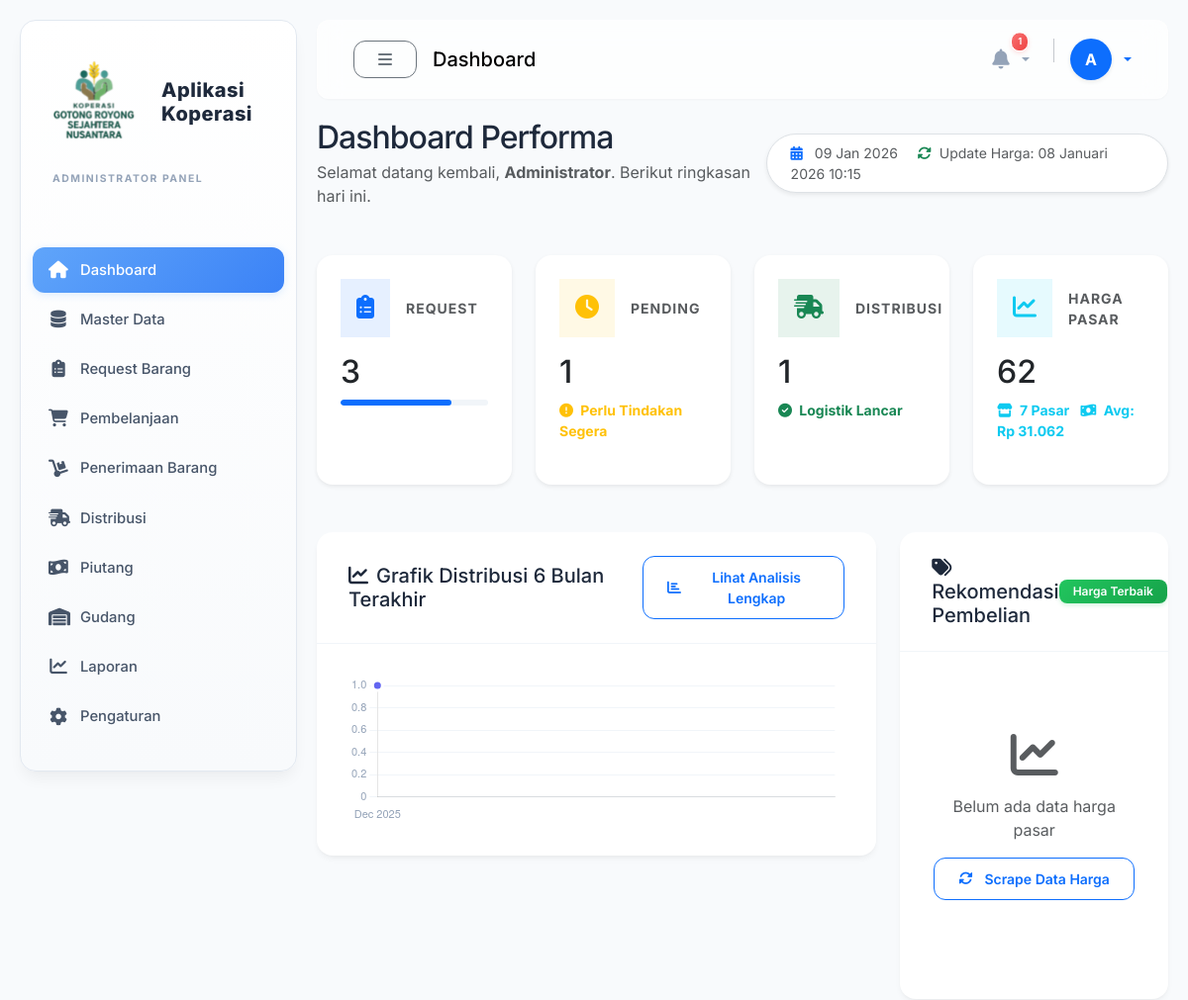
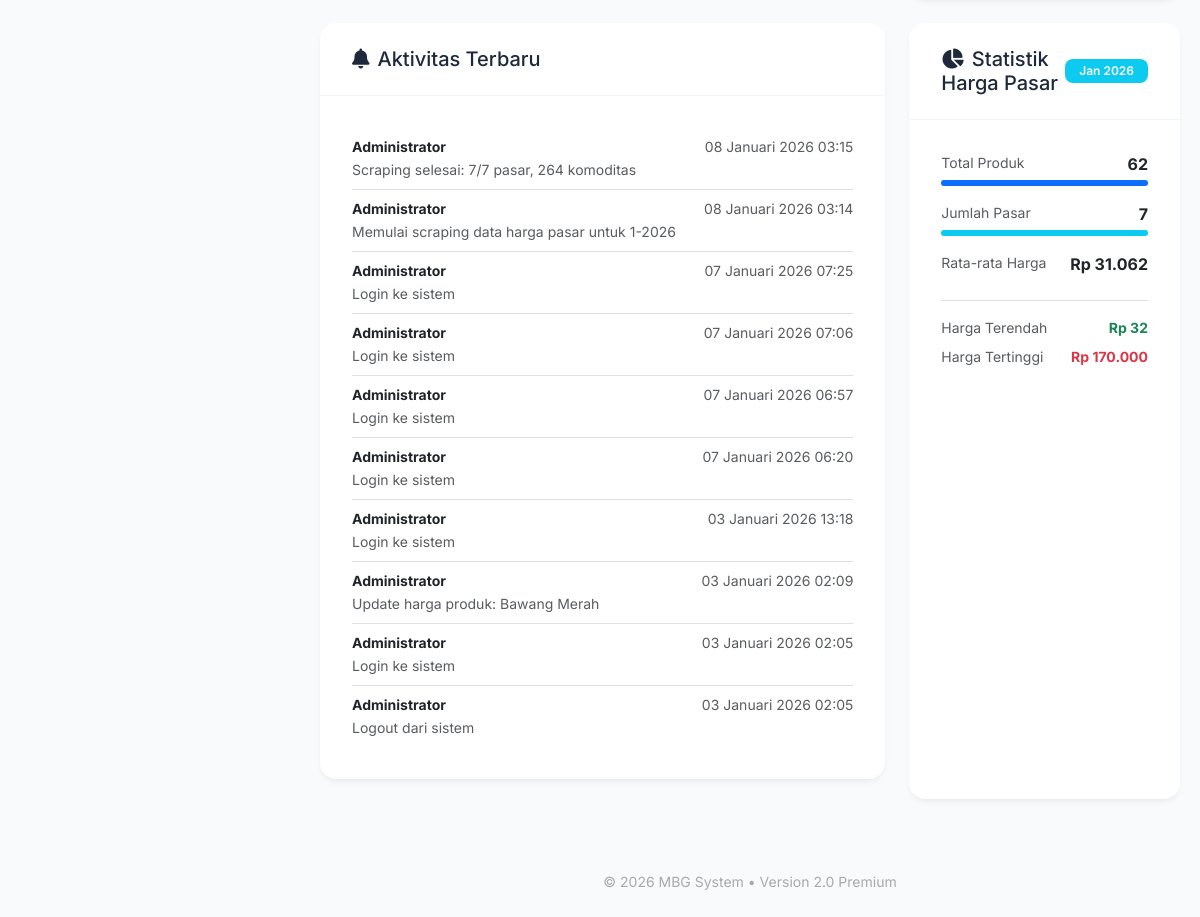
The app's page /modules/dashboard/index.php (signed in) with its own data (2 pictures, top to bottom).
### tables this page shows
CREATE TABLE `log_activity` (
  `id` int(11) NOT NULL,
  `user_id` int(11) NOT NULL,
  `activity` varchar(255) NOT NULL,
  `module` varchar(50) DEFAULT NULL COMMENT 'request/pembelanjaan/distribusi/dll',
  `reference_id` int(11) DEFAULT NULL,
  `ip_address` varchar(45) DEFAULT NULL,
  `user_agent` text DEFAULT NULL,
  `created_at` timestamp NOT NULL DEFAULT current_timestamp()
);

CREATE TABLE `users` (
  `id` int(11) NOT NULL,
  `username` varchar(50) NOT NULL,
  `password` varchar(255) NOT NULL,
  `nama_lengkap` varchar(100) NOT NULL,
  `email` varchar(100) DEFAULT NULL,
  `no_hp` varchar(20) DEFAULT NULL,
  `role` enum('admin','koperasi','gudang','kantor') NOT NULL,
  `kantor_id` int(11) DEFAULT NULL,
  `foto` varchar(255) DEFAULT NULL,
  `status` enum('aktif','nonaktif') DEFAULT 'aktif',
  `created_at` timestamp NOT NULL DEFAULT current_timestamp(),
  `updated_at` timestamp NULL DEFAULT NULL ON UPDATE current_timestamp()
);

### modules/dashboard/index.php (the view, shortened to what the rows shown need)
<?php
require_once '../../includes/header.php';
require_once '../../config/database_extended.php';
$user_role = get_user_data('role');
if ($user_role == 'admin') {
    $total_request = db_get_row("SELECT COUNT(*) as total FROM request")['total'];
    $pending_request = db_get_row("SELECT COUNT(*) as total FROM request WHERE status = 'pending'")['total'];
    $total_distribusi = db_get_row("SELECT COUNT(*) as total FROM distribusi")['total'];
    $market_stats = get_market_price_stats(date('Y'), date('n'));
    $total_produk_pasar = $market_stats['total_produk'] ?? 0;
    $chart_query = "SELECT DATE_FORMAT(tanggal_kirim, '%Y-%m') as bulan, COUNT(*) as total
                    FROM distribusi
                    WHERE tanggal_kirim >= DATE_SUB(NOW(), INTERVAL 6 MONTH)
                    GROUP BY bulan
                    ORDER BY bulan ASC";
    $chart_data = db_get_all($chart_query);
}
require_once '../../includes/sidebar.php';
require_once '../../includes/navbar.php';
?>
<div class="row mb-5">
    <div class="col-12">
        <div class="d-flex align-items-center justify-content-between">
            <div>
                <h2 class="fw-800 mb-1" style="letter-spacing: -1px;">Dashboard Performa</h2>
            </div>
        </div>
    </div>
</div>
<div class="row gx-4">
    <?php if ($user_role == 'admin'): ?>
    <div class="col-xl-3 col-md-6 mb-4">
        <div class="card border-0 shadow-sm h-100 position-relative overflow-hidden">
            <div class="card-body p-4">
                <h2 class="fw-800 mb-2"><?= format_number($total_request) ?></h2>
            </div>
        </div>
    </div>
    <div class="col-xl-3 col-md-6 mb-4">
        <div class="card border-0 shadow-sm h-100 position-relative overflow-hidden">
            <div class="card-body p-4">
                <h2 class="fw-800 mb-2"><?= format_number($pending_request) ?></h2>
            </div>
        </div>
    </div>
    <div class="col-xl-3 col-md-6 mb-4">
        <div class="card border-0 shadow-sm h-100 position-relative overflow-hidden">
            <div class="card-body p-4">
                <h2 class="fw-800 mb-2"><?= format_number($total_distribusi) ?></h2>
            </div>
        </div>
    </div>
    <div class="col-xl-3 col-md-6 mb-4">
        <div class="card border-0 shadow-sm h-100 position-relative overflow-hidden">
            <div class="card-body p-4">
                <h2 class="fw-800 mb-2"><?= format_number($total_produk_pasar) ?></h2>
            </div>
        </div>
    </div>
    <?php endif; ?>
</div>
<?php if ($user_role == 'admin'): ?>
<div class="row mt-4">
    <div class="col-lg-8">
        <div class="card">
            <div class="card-body">
                <?php
                $activities = db_get_all("SELECT la.*, u.nama_lengkap
                                          FROM log_activity la
                                          INNER JOIN users u ON la.user_id = u.id
                                          ORDER BY la.created_at DESC LIMIT 10");
                ?>
                <div class="list-group list-group-flush">
                    <?php foreach ($activities as $act): ?>
                    <div class="list-group-item px-0">
                        <div class="d-flex w-100 justify-content-between">
                            <small class="fw-bold"><?= $act['nama_lengkap'] ?></small>
                            <small class="text-muted"><?= format_datetime($act['created_at']) ?></small>
                        </div>
                        <small class="text-muted"><?= $act['activity'] ?></small>
                    </div>
                    <?php endforeach; ?>
                </div>
            </div>
        </div>
    </div>
</div>
<?php endif; ?>
<?php
if ($user_role == 'admin') {
    $chart_labels = [];
    $chart_values = [];
    foreach ($chart_data as $data) {
        $chart_labels[] = date('M Y', strtotime($data['bulan'] . '-01'));
        $chart_values[] = $data['total'];
    }
    $extra_js = "
    <script src='https://cdn.jsdelivr.net/npm/chart.js'></script>
    <script>
    // Chart Distribusi
    const ctx = document.getElementById('chartDistribusi');
    new Chart(ctx, {
        type: 'line',
        data: {
            labels: " . json_encode($chart_labels) . ",
            datasets: [{
                label: 'Jumlah Distribusi',
                data: " . json_encode($chart_values) . ",
                borderColor: '#6366f1',
                backgroundColor: 'rgba(99, 102, 241, 0.05)',
                borderWidth: 4,
                fill: true,
                tension: 0.4,
                pointBackgroundColor: '#6366f1',
                pointBorderColor: '#fff',
                pointBorderWidth: 3,
                pointRadius: 5,
                pointHoverRadius: 7
            }]
        },
        options: {
            responsive: true,
            maintainAspectRatio: false,
            plugins: {
                legend: {
                    display: false
                },
                tooltip: {
                    backgroundColor: '#1e293b',
                    padding: 12,
                    titleFont: { size: 14, weight: 'bold' },
                    bodyFont: { size: 13 },
                    displayColors: false
                }
            },
            scales: {
                y: {
                    beginAtZero: true,
                    grid: {
                        color: '#f1f5f9',
                        drawBorder: false
                    },
                    ticks: {
                        color: '#94a3b8',
                        font: { size: 11 }
                    }
                },
                x: {
                    grid: {
                        display: false
                    },
                    ticks: {
                        color: '#94a3b8',
                        font: { size: 11 }
                    }
                }
            }
        }
    });
    // Initialize tooltips
    var tooltipTriggerList = [].slice.call(document.querySelectorAll('[data-bs-toggle=\"tooltip\"]'))
    var tooltipList = tooltipTriggerList.map(function (tooltipTriggerEl) {
        return new bootstrap.Tooltip(tooltipTriggerEl)
    });
    </script>
    ";
}
require_once '../../includes/footer.php';
?>

### records on screen
log_activity: user.nama_lengkap "Administrator", created_at "08 Januari 2026 03:15", activity "Scraping selesai: 7/7 pasar, 264 komoditas"
log_activity: user.nama_lengkap "Administrator", created_at "08 Januari 2026 03:14", activity "Memulai scraping data harga pasar untuk 1-2026"
log_activity: user.nama_lengkap "Administrator", created_at "07 Januari 2026 07:25", activity "Login ke sistem"
log_activity: user.nama_lengkap "Administrator", created_at "07 Januari 2026 07:06", activity "Login ke sistem"
log_activity: user.nama_lengkap "Administrator", created_at "07 Januari 2026 06:57", activity "Login ke sistem"
log_activity: user.nama_lengkap "Administrator", created_at "07 Januari 2026 06:20", activity "Login ke sistem"
log_activity: user.nama_lengkap "Administrator", created_at "03 Januari 2026 13:18", activity "Login ke sistem"
log_activity: user.nama_lengkap "Administrator", created_at "03 Januari 2026 02:09", activity "Update harga produk: Bawang Merah"
log_activity: user.nama_lengkap "Administrator", created_at "03 Januari 2026 02:05", activity "Login ke sistem"
log_activity: user.nama_lengkap "Administrator", created_at "03 Januari 2026 02:05", activity "Logout dari sistem"

### other values on screen
get_role_label() "ADMINISTRATOR"
$page_title "Dashboard"
$notif_count "1"
substr($user['nama_lengkap'], 0, 1) "A"
$user['nama_lengkap'] "Administrator"
format_datetime($last_market_update, false) "08 Januari 2026 10:15"
format_number($total_request) "3"
format_number($pending_request) "1"
format_number($total_distribusi) "1"
format_number($total_produk_pasar) "62"
$total_pasar "7"
format_rupiah($avg_harga_rata) "Rp 31.062"
format_number($total_pasar) "7"
format_rupiah($market_stats['min_harga_global'] ?? 0) "Rp 32"
format_rupiah($market_stats['max_harga_global'] ?? 0) "Rp 170.000"
